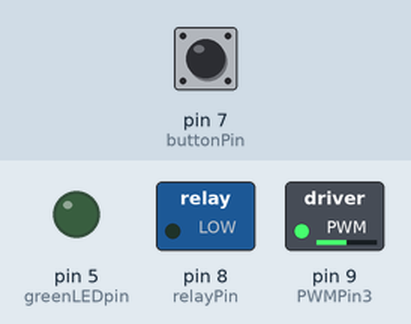
Simulated run of this sketch. Board: Arduino Nano, built with avr-gcc and run on an emulated ATmega328P. On the bench: switched loads named in the sketch (green lamp = pin HIGH), output pins drawn as LEDs (lit = HIGH). The inputs (shaded band) are chosen by the test bench; at power-on: pin 7 (buttonPin) LOW. What the sketch prints to the serial monitor is not drawn.

Above: at 1.3 s.
1.4 s: pin 7 (buttonPin) pulled HIGH for 3.2 s
At 3.7 s:
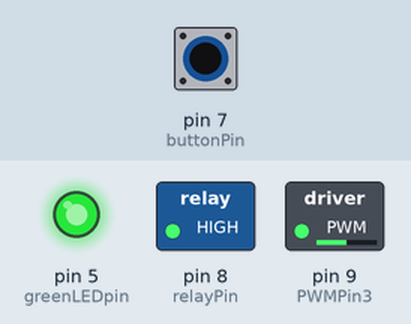
Timing chart, 0 to 5.2 s (numbered marks = the images above; inputs shaded):
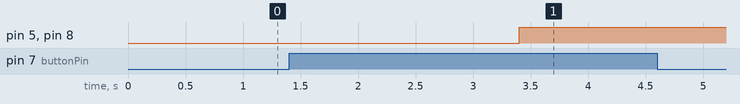

The sketch:

SSS_PACCAR-Primary.ino
```cpp
/*
Title: Smart Sensor Simulator Firmware for the ATMega328p processor on an SSS Rev 10 board.
Provided by Synercon Technologies, LLC as an example

Need 11.5 Amp Power Supply for initial inrush current.
*/

#include <mcp_can.h>
#include <SPI.h>
//#include <Wire.h>

//J1939
MCP_CAN CAN0(14); // Set CS to pin A0

//CAN2
MCP_CAN CAN1(15);  // Set CS to pin A1

const int vSensePin   = A6;
int vSense = 0;
int safe12mV = 0;
int buttonPin = 7;
int relayPin = 8;

int PWMPin3 = 9;
int PWMPin4 = 10;

int greenLEDpin = 5;
int greenLEDstate = LOW;
int relayState = LOW;

unsigned long buttonDelay = 2000;
unsigned long currentMillis = millis();
unsigned long previousMillis = 0;
unsigned long previousMillis20 = 0;
unsigned long previousMillis50 = 0;
unsigned long previousMillis100 = 0;
unsigned long previousMillis200 = 0;
unsigned long previousMillis250 = 0;
unsigned long previousMillis500 = 0;
unsigned long previousMillis1000 = 0;

int buttonState;             // the current reading from the input pin
int lastButtonState = LOW;   // the previous reading from the input pin
unsigned long lastDebounceTime = 0;  // the last time the output pin was toggled

int i=0;

unsigned char DM1[8] = {0x00,0xFF,0x00,0x00,0x00,0x00,0xFF,0xFF};

unsigned char x18FEF131Message[8] = {0xF7,0xFF,0xFF,0x03,0xCC,0xFF,0xFF,0xFF};
unsigned char x18FEBF0BMessage[8] = {0x00,0x00,0x7D,0x7D,0x7D,0x7D,0xFF,0xFF};
unsigned char x18F00131Message[8] = {0xFF,0xFF,0xFF,0x3F,0xFA,0xFF,0xFF,0xFF};
unsigned char x18F0010BMessage[8] = {0xCF,0xFF,0xF0,0xFF,0xFF,0xDC,0xFF,0x3F};
unsigned char x18F00E51Message[8] = {0xFF,0xFF,0xFF,0xFF,0xFF,0xFF,0xFF,0xFF};
unsigned char x18F00F52Message[8] = {0xFF,0xFF,0xFF,0xFF,0xFF,0x7F,0x1F,0x1F};
unsigned char x18F0233DMessage[8] = {0x00,0x00,0x08,0x00,0x00,0xFF,0xFF,0xFF};
unsigned char x18F02455Message[8] = {0x00,0x00,0xF0,0xFF,0xFF,0xFF,0xFF,0xFF};
unsigned char x18FD2055Message[8] = {0xC5,0x24,0xDA,0x24,0xFF,0xFF,0xFF,0xFF};
unsigned char x18FD3C3DMessage[8] = {0x00,0x00,0x00,0x00,0xFF,0xFF,0xFF,0xFF};
unsigned char x18FD3E55Message[8] = {0xE4,0x24,0xFF,0xC9,0x24,0xFF,0xFF,0xFF};
unsigned char x18FD4055Message[8] = {0x8F,0x00,0x00,0xFF,0xFF,0xFF,0xFF,0xFF};
unsigned char x18FD413DMessage[8] = {0xFF,0xFF,0xFF,0x1F,0x7C,0x7C,0x7C,0x7C};
unsigned char x18FD6E55Message[8] = {0xFF,0xFF,0xFF,0xFF,0x00,0xFF,0xFF,0xFF};
unsigned char x18FD8C55Message[8] = {0xFF,0xFF,0x00,0x00,0xFF,0xFF,0xFF,0xFF};
unsigned char x18FD9F55Message[8] = {0xFF,0xFF,0xFF,0xFF,0xFF,0xFF,0xFF,0xCF};
unsigned char x18FDA155Message[8] = {0xA8,0x03,0x00,0x00,0xFF,0xFF,0x3F,0xFF};
unsigned char x18FDB255Message[8] = {0xFF,0xFF,0xFF,0xFF,0x00,0x00,0xFF,0xFF};
unsigned char x18FDB355Message[8] = {0xFF,0xFF,0xD0,0x24,0xFF,0xFF,0xFF,0xFF};
unsigned char x18FDB455Message[8] = {0xC5,0x24,0xDC,0x24,0xFF,0xFF,0xFF,0xFF};
unsigned char x18FE5655Message[8] = {0x49,0x40,0xFF,0xFF,0x1F,0xFF,0x00,0xFF};
unsigned char x18FEDF55Message[8] = {0xFF,0xFF,0xFF,0xFF,0xFF,0xFF,0xFF,0xF0};
unsigned char x18FEF755Message[8] = {0xFF,0xFF,0xFF,0xFF,0xC7,0x00,0xFF,0xFF};
unsigned char x18FF4855Message[8] = {0x19,0x00,0x43,0x4D,0x49,0x43,0x45,0x53};
unsigned char x18FF4955Message[8] = {0x1F,0xFC,0xFF,0xFF,0xFF,0xFF,0xFF,0xFF};
unsigned char x18FF4D3DMessage[8] = {0xFF,0xE1,0xFF,0xFF,0xFF,0xFF,0xFF,0xFF};
unsigned char x18FF4E3DMessage[8] = {0x08,0x00,0x00,0x00,0x00,0x0A,0x1E,0x23};
unsigned char x18FF4F3DMessage[8] = {0x00,0x00,0x00,0xFD,0x00,0x00,0x19,0xFF};
unsigned char x18FF503DMessage[8] = {0x49,0x41,0xFF,0xFF,0xFF,0xFF,0x00,0xFF};
unsigned char x18FFA155Message[8] = {0xFF,0xFE,0xFE,0x00,0xFF,0xFE,0xFF,0xFF};
unsigned char x18FFA355Message[8] = {0x20,0x6D,0xE0,0x34,0xC0,0x80,0xD0,0x82};
unsigned char x18FFA255Message[8] = {0x06,0x02,0xFF,0xFF,0xFF,0x00,0x75,0xAE};
unsigned char x18FFA955Message[8] = {0x76,0x0D,0xFF,0xFF,0xFF,0xFF,0xFF,0xFF};

unsigned char x0CFD1151Message[8] = {0x0D,0x04,0x00,0x04,0x04,0xCE,0x0F,0xFF};
unsigned char x0CFD0F52Message[8] = {0x1C,0x04,0xDE,0x03,0x03,0xFF,0xFF,0xFF};
unsigned char x1CEBFF3DMessage[3][8]= {{0x01,0xEE,0xFF,0x8F,0x80,0x3B,0xD3,0x6F},
                                       {0x02,0xFB,0xD4,0xFF,0x7F,0x30,0xAF,0xFF},
                                       {0x03,0xFF,0xF7,0xFF,0x7B,0xFF,0xFF,0x00}};

unsigned char x18ECFF55Message[2][8]= {{0x20,0x20,0x00,0x05,0xFF,0x98,0xFD,0x00},
                                       {0x20,0x3F,0x00,0x09,0xFF,0xA4,0xFF,0x00}};

int x1CEBFF3DIndex = 0;
int x18ECFF55Index = 0;


unsigned char stmp[8] = {0xFF, 0xFF, 0xFF, 0xFF, 0xFF, 0xFF, 0xFF, 0xFF};
long count = 0;


void setup()
{

  // initialize the digital pins.
  pinMode(vSensePin, INPUT);
  pinMode(buttonPin, INPUT);
  pinMode(PWMPin3, OUTPUT);
  pinMode(greenLEDpin, OUTPUT);
  pinMode(relayPin, OUTPUT);

  // Analog write gives outputs with the duty cycle of 50% with a value of 127
  analogWrite(PWMPin3,127);

  digitalWrite(greenLEDpin,greenLEDstate);
  digitalWrite(relayPin, relayState);

  Serial.begin(57600);
  delay(100);
  Serial.println("Synercon Technologies, LLC");
  Serial.println("Smart Sensor Simulator");
  Serial.println("Programmed to control the Rev 9 and 10 SSS board");
  Serial.println("Due to the various programming options of ECMs, this system is not guaranteed to be fault free.");
  Serial.println("This software is provide AS IS with no warranty.");
  Serial.println();


  // init can bus
  Serial.println("Setting up CAN0 for J1939..."); //J1939
  if(CAN0.begin(CAN_250KBPS) == CAN_OK) Serial.println("CAN0 init ok!!");
  else Serial.print("CAN0 init fail!!\r\n");


  Serial.println("Setting up CAN1..."); //Engine CAN or CAN2 on the SSS
  if(CAN1.begin(CAN_250KBPS) == CAN_OK) Serial.println("CAN1 init ok!!");
  else Serial.print("CAN1 init fail!!\r\n");
}

void loop()
{
  currentMillis = millis();
  int reading = digitalRead(buttonPin);
  if (reading != lastButtonState) lastDebounceTime = currentMillis;
  if ((currentMillis - lastDebounceTime) > buttonDelay)
  {
    if (reading != buttonState) {
      buttonState = reading;
      // only toggle the LED if the new button state is HIGH
      if (buttonState == HIGH) {
         relayState = !relayState;
         greenLEDstate = relayState;
        buttonState == LOW;
        reading = LOW;
        buttonDelay = 100; //Enables a short off period before cycling the
      }
      else
      {
        buttonDelay = 2000;
      }
    }
  }
//  relayState = HIGH;
  digitalWrite(greenLEDpin,relayState);
  digitalWrite(relayPin, relayState);
  lastButtonState = reading;


if (relayState){
    if ((currentMillis - previousMillis100) >= 100) { // Do this every 100 milliseconds
        previousMillis100 = currentMillis;


        //CAN0.sendMsgBuf(0x18F00131, 1, 8, stmp); //Electronic Brake Controller from SA=49
        CAN1.sendMsgBuf(0x18F0010B, 1, 8, x18F0010BMessage); //Electronic Brake Controller from SA=11
        CAN1.sendMsgBuf(0x18F00131, 1, 8, x18F00131Message); //Electronic Brake Controller from SA=49
        CAN1.sendMsgBuf(0x18FEBF0B, 1, 8, x18FEBF0BMessage); //Electronic Brake Controller from SA=11

        //CAN0.sendMsgBuf(0x18FEF131, 1, 8, x18FEF131Message); //CCVS from SA=49
        CAN1.sendMsgBuf(0x18E00031, 1, 8, stmp); //Cab Message 1 CM1  from SA=49

        CAN1.sendMsgBuf(0x18FF4F3D, 1, 8, x18FF4F3DMessage);
        CAN1.sendMsgBuf(0x18FF4E3D, 1, 8, x18FF4E3DMessage);
        CAN1.sendMsgBuf(0x18FF4955, 1, 8, x18FF4955Message);

      }
    if(currentMillis - previousMillis200 >= 200) {
      previousMillis200 = currentMillis; // resets the loop timer
      CAN1.sendMsgBuf(0x18FFA355, 1, 8, x18FFA355Message);
      CAN1.sendMsgBuf(0x18FFA255, 1, 8, x18FFA255Message);
      CAN1.sendMsgBuf(0x18FD6E55, 1, 8, x18FD6E55Message);

    }

    if(currentMillis - previousMillis250 >= 250) {
      previousMillis250 = currentMillis; // resets the loop timer
      CAN1.sendMsgBuf(0x18FEDF55, 1, 8, x18FEDF55Message);
    }

    if(currentMillis - previousMillis500 >= 500) {
      previousMillis500 = currentMillis; // resets the loop timer
      CAN1.sendMsgBuf(0x18FDB455, 1, 8, x18FDB455Message);
      CAN1.sendMsgBuf(0x18FDB355, 1, 8, x18FDB355Message);
      CAN1.sendMsgBuf(0x18FDB255, 1, 8, x18FDB255Message);
      CAN1.sendMsgBuf(0x18FDA155, 1, 8, x18FDA155Message);
      CAN1.sendMsgBuf(0x18FD9F55, 1, 8, x18FD9F55Message);
      CAN1.sendMsgBuf(0x18FD8C55, 1, 8, x18FD8C55Message);
      CAN1.sendMsgBuf(0x18FD413D, 1, 8, x18FD413DMessage);
      CAN1.sendMsgBuf(0x18FD4055, 1, 8, x18FD4055Message);
      CAN1.sendMsgBuf(0x18FD3E55, 1, 8, x18FD3E55Message);
      CAN1.sendMsgBuf(0x18FD2055, 1, 8, x18FD2055Message);

      CAN1.sendMsgBuf(0x18ECFF55, 1, 8, x18ECFF55Message[x18ECFF55Index]);
      x18ECFF55Index +=1;
      if (x18ECFF55Index >= 2 ) x18ECFF55Index=0;
    }

    if(currentMillis - previousMillis50 >= 50) {
        previousMillis50 = currentMillis; // resets the loop timer

        CAN1.sendMsgBuf(0x1CECFF3D, 1, 8, stmp);
        CAN1.sendMsgBuf(0x18FFA155, 1, 8, x18FFA155Message);
        CAN1.sendMsgBuf(0x18F02455, 1, 8, x18F02455Message);
        CAN1.sendMsgBuf(0x18F0233D, 1, 8, x18F0233DMessage);
        CAN1.sendMsgBuf(0x18F0253D, 1, 8, x18F0233DMessage);

        CAN1.sendMsgBuf(0x18F00F52, 1, 8, x18F00F52Message);
        CAN1.sendMsgBuf(0x18F00E51, 1, 8, x18F00E51Message);

        CAN1.sendMsgBuf(0x0CF00331, 1, 8, stmp);


//        CAN1.sendMsgBuf(0x1CEBFF3D, 1, 8, x1CEBFF3DMessage[x1CEBFF3DIndex]);
//        x1CEBFF3DIndex +=1;
//        if (x1CEBFF3DIndex=>3) x1CEBFF3DIndex=0;
      }

      //if(currentMillis - previousMillis20 >= 20) {
       // previousMillis20 = currentMillis; // resets the loop timer

        //CAN0.sendMsgBuf(0x08FE6E0B, 1, 8, stmp);  // High Resolution Wheel Speed  message from Brake Controller

      //}

     if (currentMillis - previousMillis1000 >= 1000) {
       previousMillis1000 = currentMillis;
       CAN1.sendMsgBuf(0x0CFD1151, 1, 8, x0CFD1151Message);
       CAN1.sendMsgBuf(0x0CFD0F52, 1, 8, x0CFD0F52Message);
       CAN1.sendMsgBuf(0x18FFA955, 1, 8, x18FFA955Message);
       CAN1.sendMsgBuf(0x18FF503D, 1, 8, x18FF503DMessage);
       CAN1.sendMsgBuf(0x18FF4D3D, 1, 8, x18FF4D3DMessage);
       CAN1.sendMsgBuf(0x18FF4855, 1, 8, x18FF4855Message);
       CAN1.sendMsgBuf(0x18FEF755, 1, 8, x18FEF755Message);
       CAN1.sendMsgBuf(0x18FE5655, 1, 8, x18FE5655Message);
       CAN1.sendMsgBuf(0x18FD3C3D, 1, 8, x18FD3C3DMessage);

       CAN0.sendMsgBuf(0x18ECFF0B, 1, 8, stmp);
       CAN0.sendMsgBuf(0x18FECA0B, 1, 8, DM1); //DM1 from brakes
       CAN0.sendMsgBuf(0x18FECA31, 1, 8, DM1); //DM1 from cab controller
       CAN0.sendMsgBuf(0x18FEA331, 1, 8, stmp); //DM1 from cab controller

     }


  } //fi relayState
} //end loop
```

Measured:
- after the input at 1.4 s, pin 5 (greenLEDpin), pin 8 (relayPin): LOW → HIGH after 2.0 s
